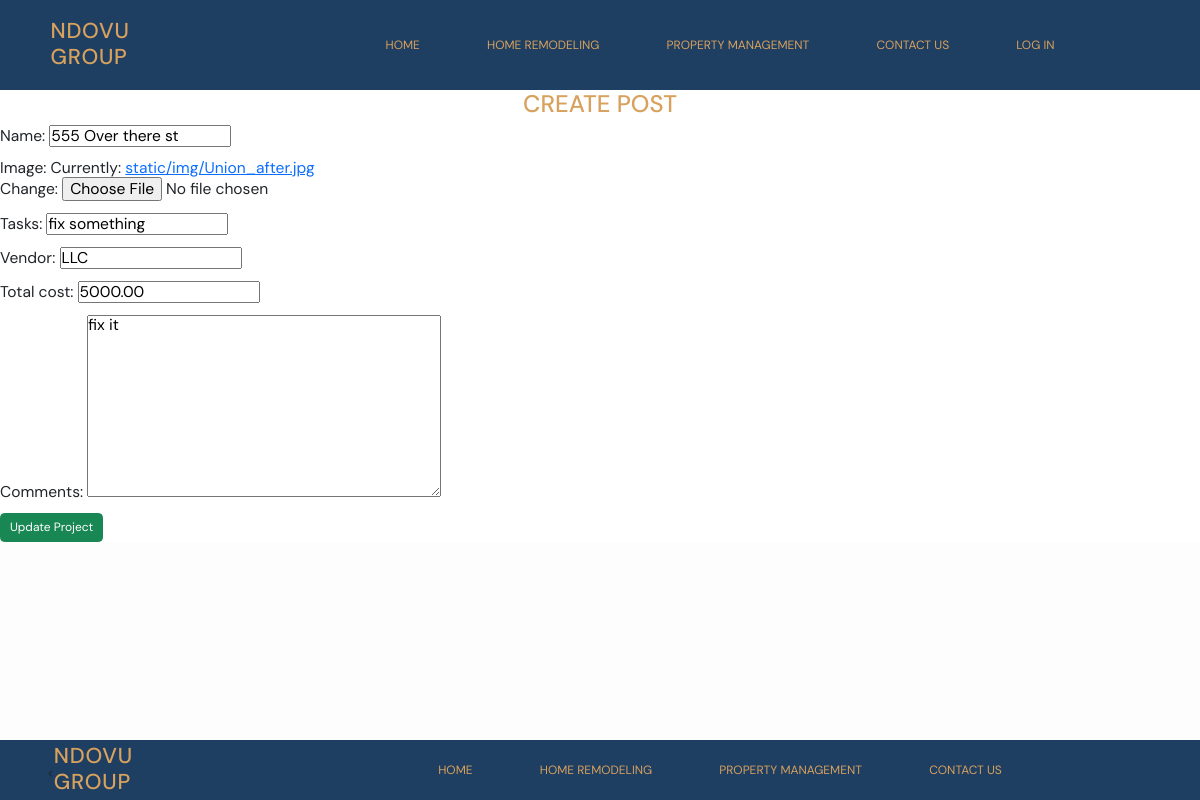
Before: /projects/1/update/ with the older database file.
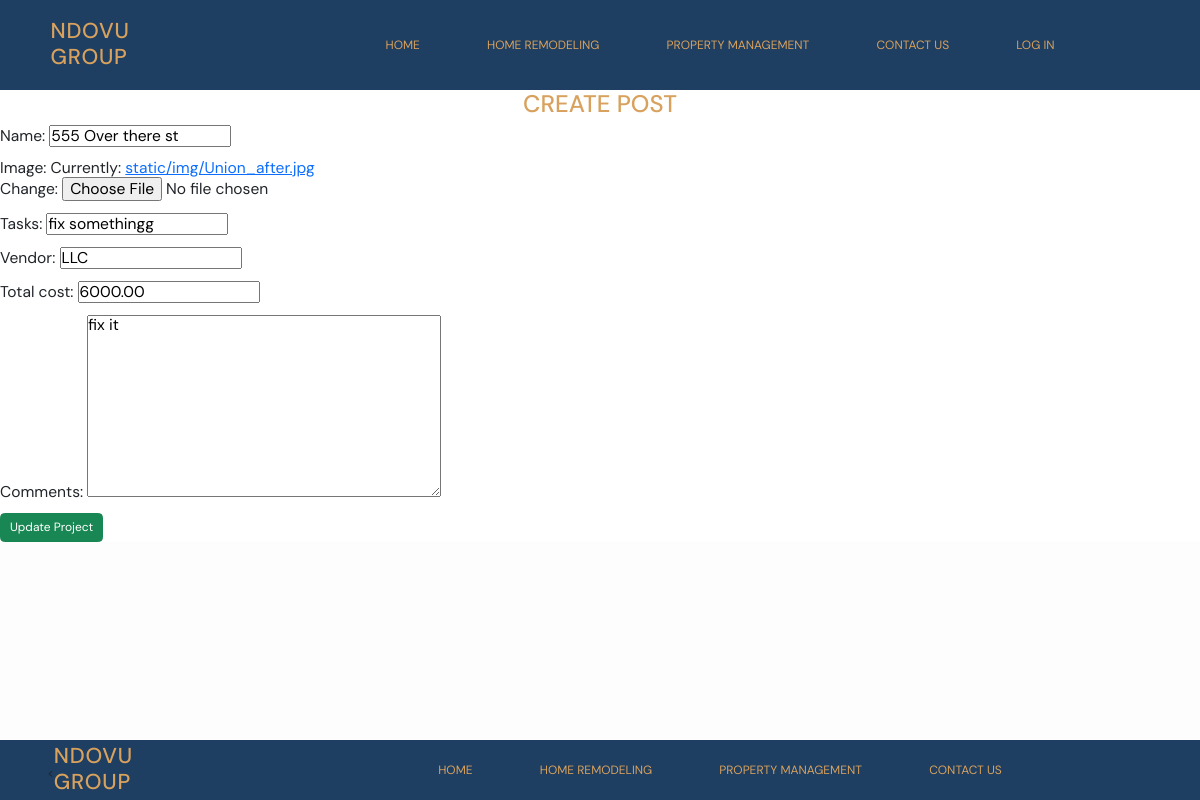
After: the same page with the newer database file.
### projects/models.py (models this page shows, shortened)
class Project(models.Model):
    name = models.CharField(max_length=128)
    image = models.ImageField(upload_to="static/img")
    tasks = models.CharField(max_length=200)
    vendor = models.CharField(max_length=50)
    total_cost = MoneyField(max_digits=14, decimal_places=2, default_currency='USD')
    comments = models.TextField()
    start_date = models.DateTimeField(auto_now_add=True)
    complete_date = models.DateTimeField(null=True, blank=True)

### projects/views.py (the view)
# urls.py: path("<int:pk>/update/", views.ProjectUpdateView.as_view(), name="update"),
class ProjectUpdateView(UpdateView): #update current records
        template_name = "projects/update_project.html"
        model = Project
        fields = ["name", "image", "tasks", "vendor", "total_cost", "comments" ]

### templates/projects/update_project.html (shortened to what this page needs)
{% extends 'base.html' %}
{% block content%}
<h1>Create Post</h1>
<form method="POST">
    {{ form.as_p }}
    <input type="submit" class="btn btn-success" value="Update Project">
    </form>
{% endblock content%}

Changed rows visible on the page:
changed Project "555 Over there st": tasks "fix something" → "fix somethingg"; total_cost "5000.00" → "6000.00"
